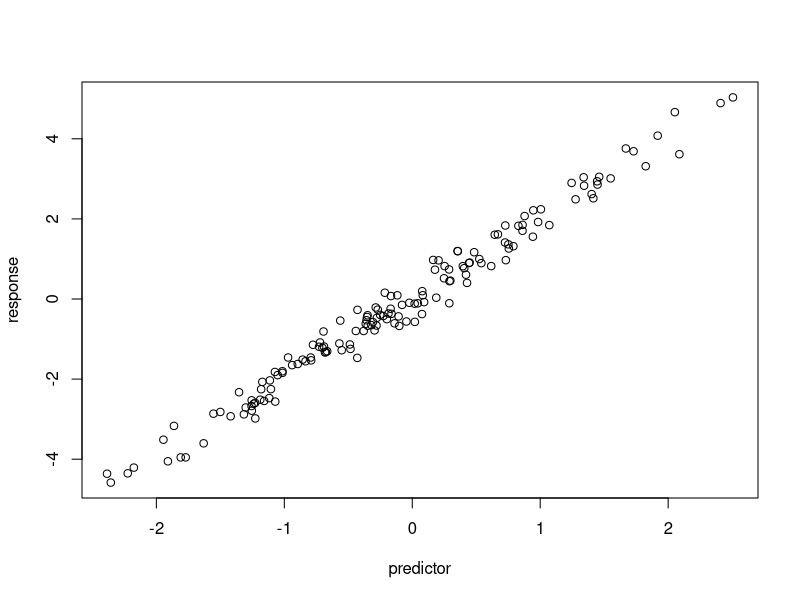

This chart was generated by the following R code:
# Simulate and plot data
# Alina Vannarath
# u1258689@utah.edu 
# 2025-08-26

# Simulate predictor variable
predictor <- rnorm(n = 150)
# Simulate response variable with some noise
response <- 2 * predictor + rnorm(n = 100, sd = 0.3)

# Plot the data
plot(x = predictor, y = response)
